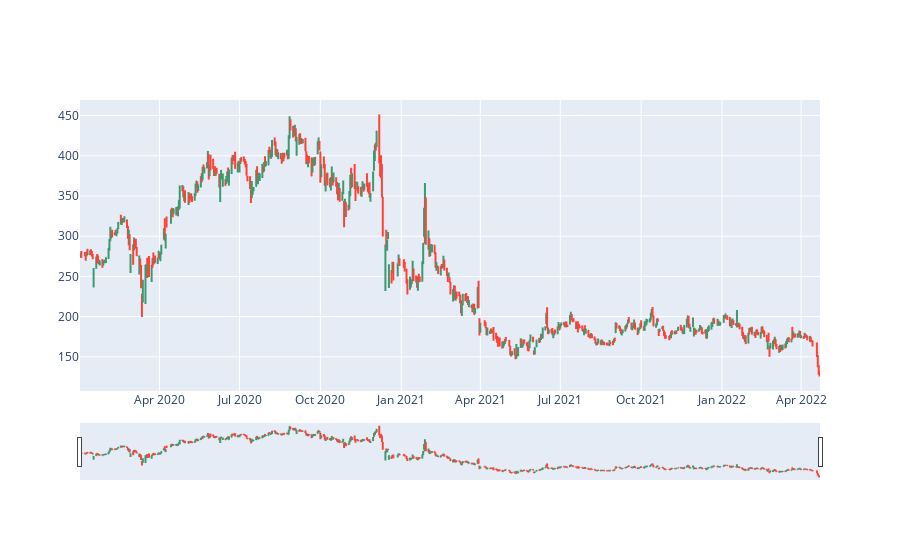

Notebook cell for this chart:
### Code cell
chart = go.Ohlc(x=df.Data, open=df.Otwarcie, high=df.Najwyzszy, low=df.Najnizszy, close=df.Zamkniecie)
go.Figure(chart)

### Figure 1 — Plotly figure (JSON) as saved in the notebook; plotly's stock layout.template omitted (floating-point values rounded to 4 significant figures; data arrays with more than 128 entries replaced by an {"elided": "..."} marker saying what was removed)
{"data": [{"close": {"elided": "580 float values"}, "high": {"elided": "580 float values"}, "low": {"elided": "580 float values"}, "open": {"elided": "580 float values"}, "type": "ohlc", "x": {"elided": "580 str values"}}], "layout": {}}
